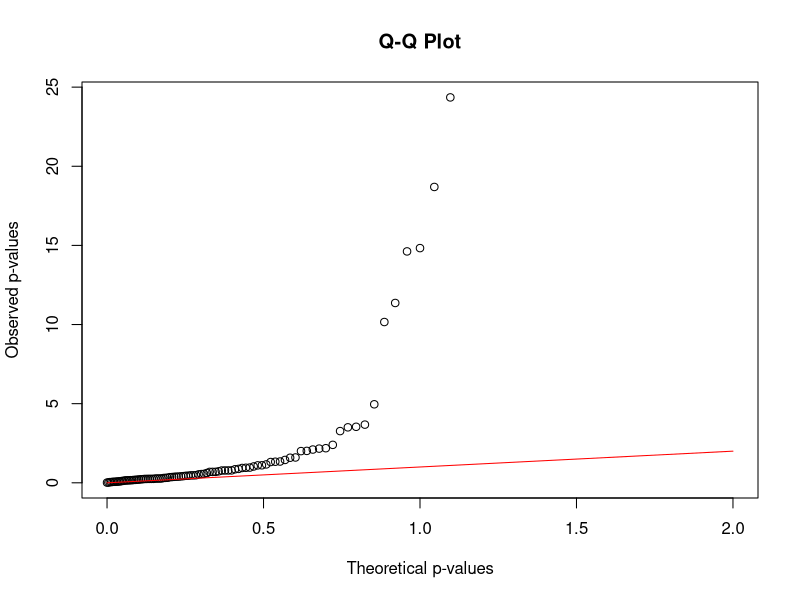

The R source for this figure:
## ---- chunk 1
library(dplyr)

e <- read.csv("data/geuv_chr22_100genes_expression.csv", row.names=1) # Gene expressions
head(e)[,1:3] # Rows represent genes
start <- read.csv("data/geuv_chr22_100genes_position.csv", row.names=1) # Start site of genes
head(start)
snp <- read.csv("data/chr22_snp.csv", row.names=1) # SNP genotypes
head(snp)[,1:3]
snp.position <- read.csv("data/chr22_snp_position.csv", row.names=1) # SNP position
head(snp.position)
## ---- chunk 2
eqtl <- list()
for (i in 1:nrow(start)) { # For each gene
  tmp <- vector()
  for (j in 1:nrow(snp.position)) { # For each SNP
    if (snp.position[j,2] >= start[i,2]-1000 & snp.position[j,2] <= start[i,2]+1000) {
      tmp <- append(tmp, rownames(snp.position)[j])
    }
  }
  eqtl[[i]] <- tmp
}

head(eqtl) # For each of the 100 genes, a list of SNPs +-1000 bp of the gene's start site
## ---- chunk 3
# Setup gene expression matrix so that it's an appropriate input for lm()
E <- as.data.frame(t(e)) # Rows now represent individuals

obs_p <- vector()
all.M <- list()
for (i in 1:ncol(E)) { # For each gene
  if (length(eqtl[[i]]) != 0) {
    # Prepare genotype matrix for the given gene
    g <- snp[eqtl[[i]],]
    G <- as.data.frame(t(g))
    
    M <- lm(as.matrix(E[,i]) ~ as.matrix(G)) # Apply linear regression
    all.M[[i]] <- M # Save result for each gene
    obs_p <- append(obs_p, anova(M)$'Pr(>F)'[1])
  }
  else {
    all.M[[i]] <- NULL
    obs_p <- append(obs_p, 0)
  }
}
# anova(M)$'Pr(>F)'[1]
# summary(M)$coefficients[,4]
## ---- chunk 4
# Since these tests can give very small p-values, we transform by taking -log10(p-value)
obs_p = -log10(sort(obs_p))
# Creating theoretical p-values that follow a uniform distribution
th_p = -log10(seq(1/100,1,1/100))
plot(th_p,obs_p, xlab="Theoretical p-values", ylab="Observed p-values", main="Q-Q Plot")
lines(th_p,th_p,col='red')
## ---- chunk 5
result.genes = vector()
result.snps = vector()
result.pvals = vector()

for (i in 1:ncol(E)) { # For each gene
  if (length(eqtl[[i]]) != 0) {
    # Prepare genotype matrix for the given gene
    g <- snp[eqtl[[i]],]
    G <- as.data.frame(t(g))
    
    M <- lm(as.matrix(E[,i]) ~ as.matrix(G)) # Apply linear regression
    
    len <- length(summary(M)$coefficients[,4])
    if (len > 1) {
      min.p <- min(as.vector(summary(M)$coefficients[2:len,4]))
      min.i <- which(as.vector(summary(M)$coefficients[2:len,4]) == min(as.vector(summary(M)$coefficients[2:len,4])))
    }
    if (min.p < 0.01) {
      result.genes <- append(result.genes, colnames(E)[i])
      result.snps <- append(result.snps, rownames(summary(M)$coefficients)[min.i+1])
      result.pvals <- append(result.pvals, min.p)
    }
  }
}

result.snps <- gsub("as\\.matrix\\(G\\)\\b", result.snps, replacement="") # Format SNP names
cbind(result.genes, result.snps, result.pvals)
